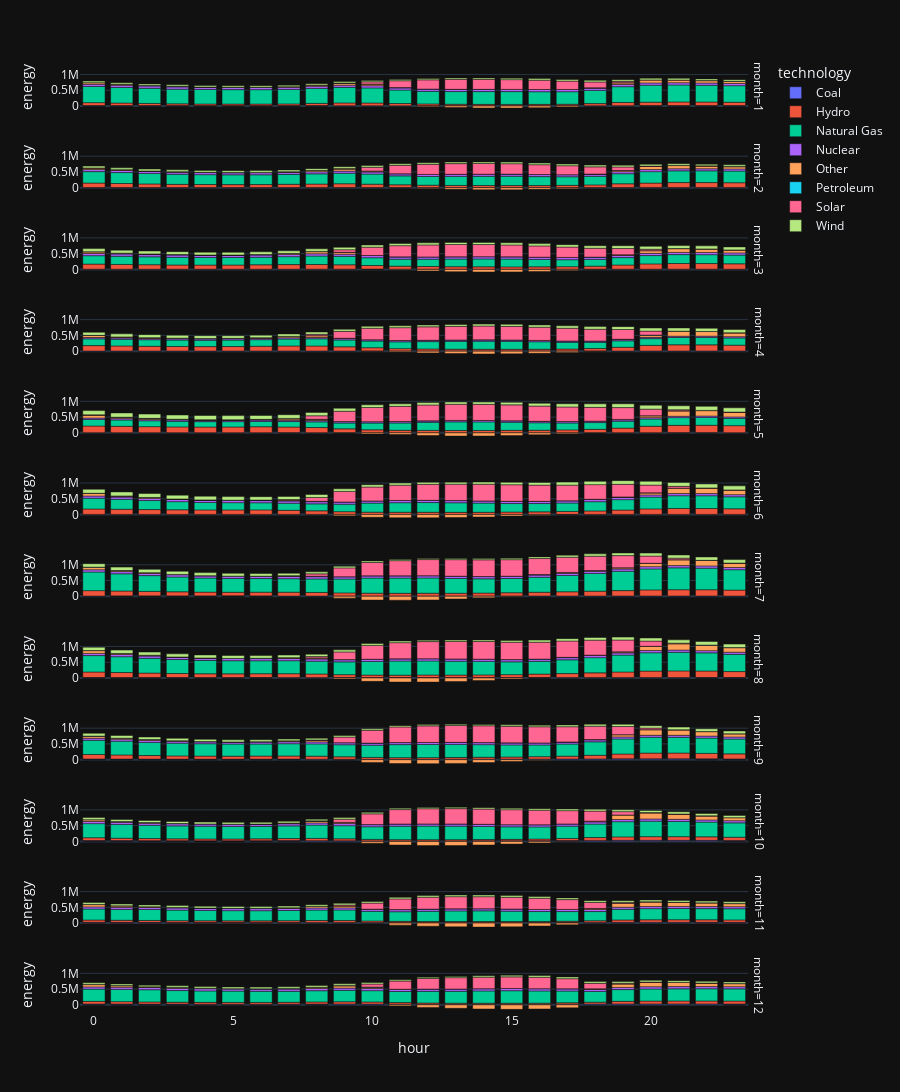

Notebook code cell kept with this figure:
### Markdown cell above
#### Rows

### Code cell

